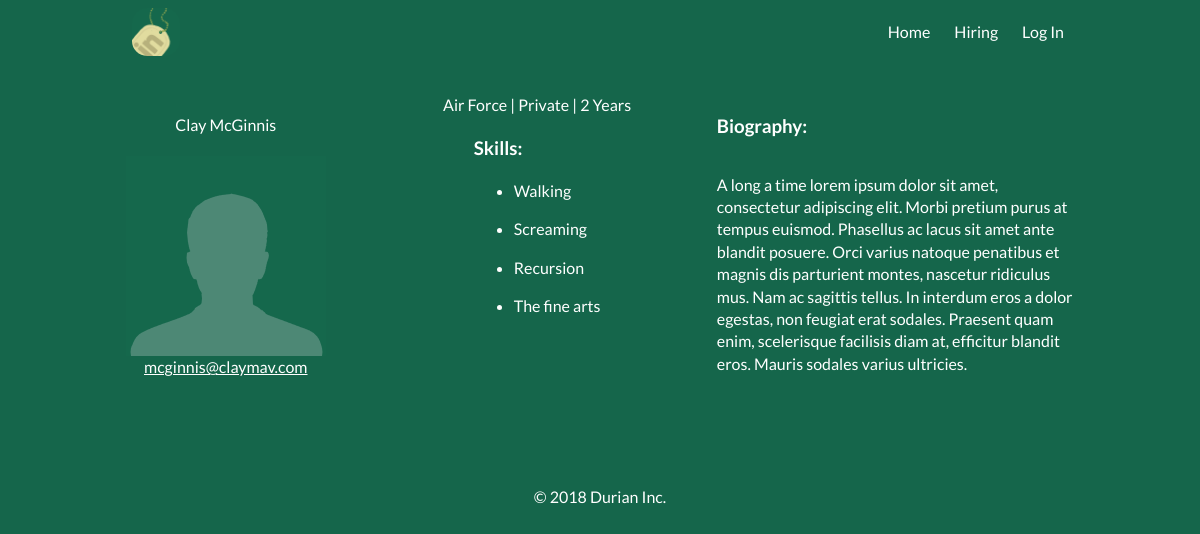
Screenshot of /veteran/claymav/ with the database file from the repository.
### tables this page shows
CREATE TABLE veterans(
	username varchar(80) not null,
	name varchar(80) not null,
	skills varchar(200),
	years_served int not null,
	rank varchar(200) not null,
	branch varchar(200) not null,
	bio varchar(120),
	image varchar(80) DEFAULT "default.png",
	contact varchar(80),
	primary key(username)
);

### app/views.py (the view)
@app.route('/veteran/<username>/', methods=['GET'])
@uses_template('veteran.html')
def vetpro(username):
    vet = get_veterans(username)
    if vet is None:
        abort(404)
    veteran = {
        'username': vet[0],
        'name': vet[1],
        'skills': vet[2],
        'years_served': vet[3],
        'rank': vet[4],
        'branch': vet[5],
        'bio': vet[6],
        'contact': vet[8],
        'image': vet[7]
    }
    return {
        'veteran': veteran
    }

### app/utils.py (called while the page is built)
def get_veterans(uname=None):
    vet = None
    if uname:
        command = "SELECT * FROM veterans WHERE username = '{}' ".format(uname)
    else:
        command = "SELECT * FROM veterans"
    with sql.connect(DATABASE) as con:
        cur = con.cursor()
        cur.execute(command)
        if uname:
            vet = cur.fetchone()
        else:
            vet = cur.fetchall()
        cur.close()
    if vet is not None and len(vet) > 10:
        return vet[0:10]
    else:
        return vet

### app/templates/veteran.html (shortened to what this page needs)
{% extends "base.html" %}
{% block head %}
<link href="/static/css/veteran.css" rel="stylesheet">
{% endblock %}
{% block body %}
<div class="veteran___header">
  <div class="veteran___image-and-such">
    <div class="veteran___name">{{ veteran.name }}</div>
    <img class="veteran___image" src="/static/img/{{ veteran.image }}">
    <div>
      <a href="mailto:{{ veteran.contact }}">{{ veteran.contact }}</a>
    </div>
  </div>
  <div class="veteran___meta">
    <div class="veteran___military">
      {{ veteran.branch }} | {{ veteran.rank }} | {{ veteran.years_served }} Years
    </div>
    <div>
      <h3>Skills:</h3>
      <ul class="veteran___tidbits">
        {% set skills = veteran.skills.split(', ') %}
        {% for i in skills %}
        <li class="veteran___skills">{{ i }}</p>
        {% endfor %}
      </ul>
    </div>
  </div>
  <div class="veteran___biography">
    <h3>Biography:</h3>
    <p class="veteran___bio">{{ veteran.bio }}</p>
  </div>
</div>
{% endblock %}

### app/static/css/main.css (style rules this page uses)
* { box-sizing: border-box; }
html { font-family: 'Lato', sans-serif; background: #15664B; }
html, body { min-height: 100%; margin: 0; }
html body { color: white; }

### app/static/css/defaults.css (style rules this page uses)
html { color: #222; font-size: 1em; line-height: 1.4; }
audio, canvas, iframe, img, svg, video { vertical-align: middle; }

### app/static/css/veteran.css (style rules this page uses)
.veteran___header { display: flex; flex-wrap: wrap; margin-bottom: 80px; }
.veteran___image-and-such { margin-right: 30px; display: flex; align-items: center; flex-direction: column; }
.veteran___name { padding: 20px; }
.veteran___image { max-height: 200px; }
.veteran___image-and-such div a { color: white; padding: 20px; }
.veteran___meta { display: flex; flex-direction: column; align-items: center; flex: 1; }
.veteran___biography { display: flex; flex-direction: column; flex: 1; }

### rows the page displays
veterans: name "Clay McGinnis", image (placeholder picture), contact "mcginnis@claymav.com", branch "Air Force", rank "Private", years_served "2", bio "A long a time lorem ipsum dolor sit amet, consectetur adipiscing elit. Morbi pretium purus at tempus euismod. Phasellus ac lacus sit amet ante blandit posuere. Orci varius natoque penatibus et magnis dis parturient montes, nascetur ridiculus mus. Nam ac sagittis tellus. In interdum eros a dolor egestas, non feugiat erat sodales. Praesent quam enim, scelerisque facilisis diam at, efficitur blandit eros. Mauris sodales varius ultricies."

### other values shown
{{ i }} "Walking" "Screaming" "Recursion" "The fine arts"
